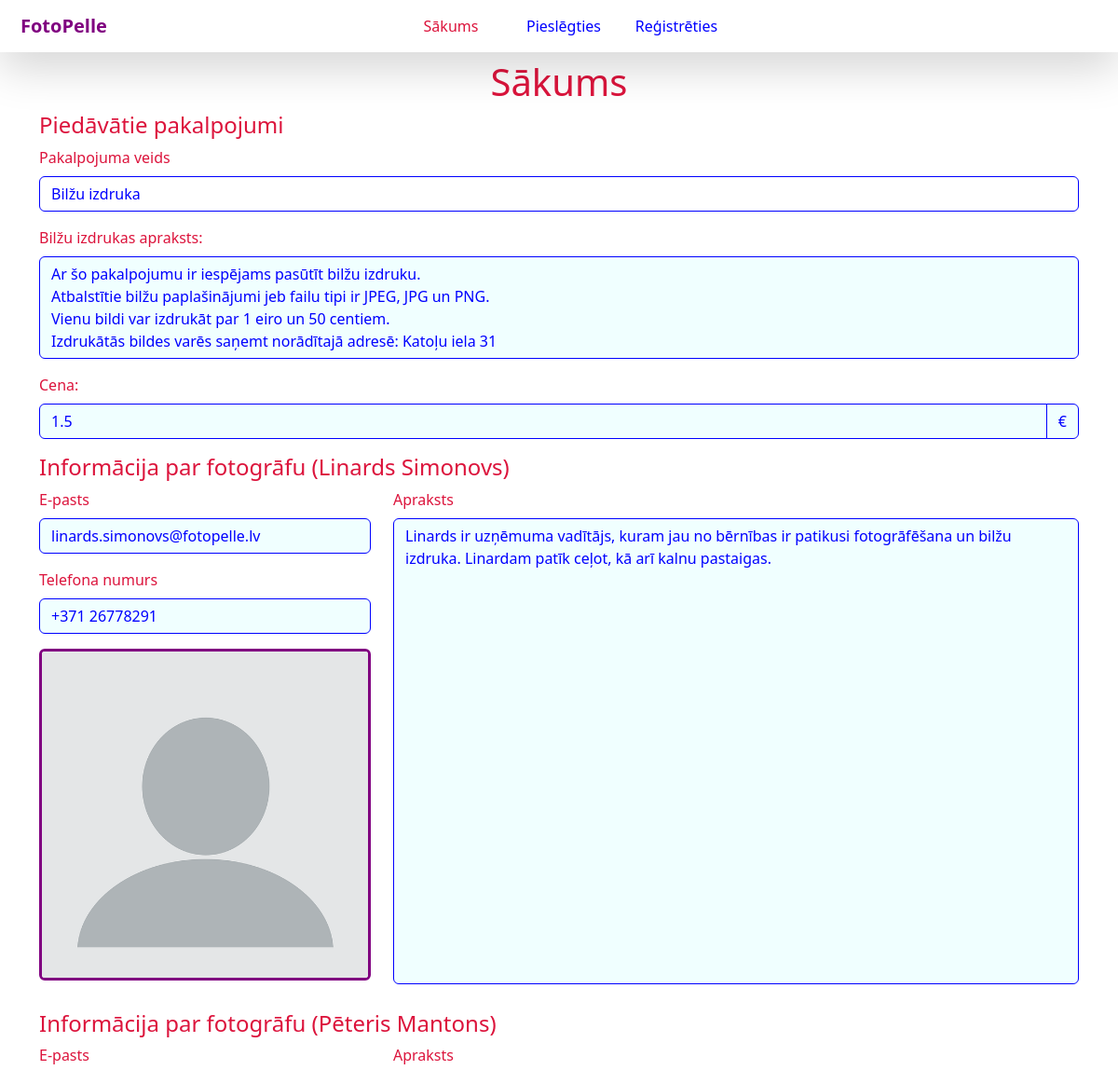
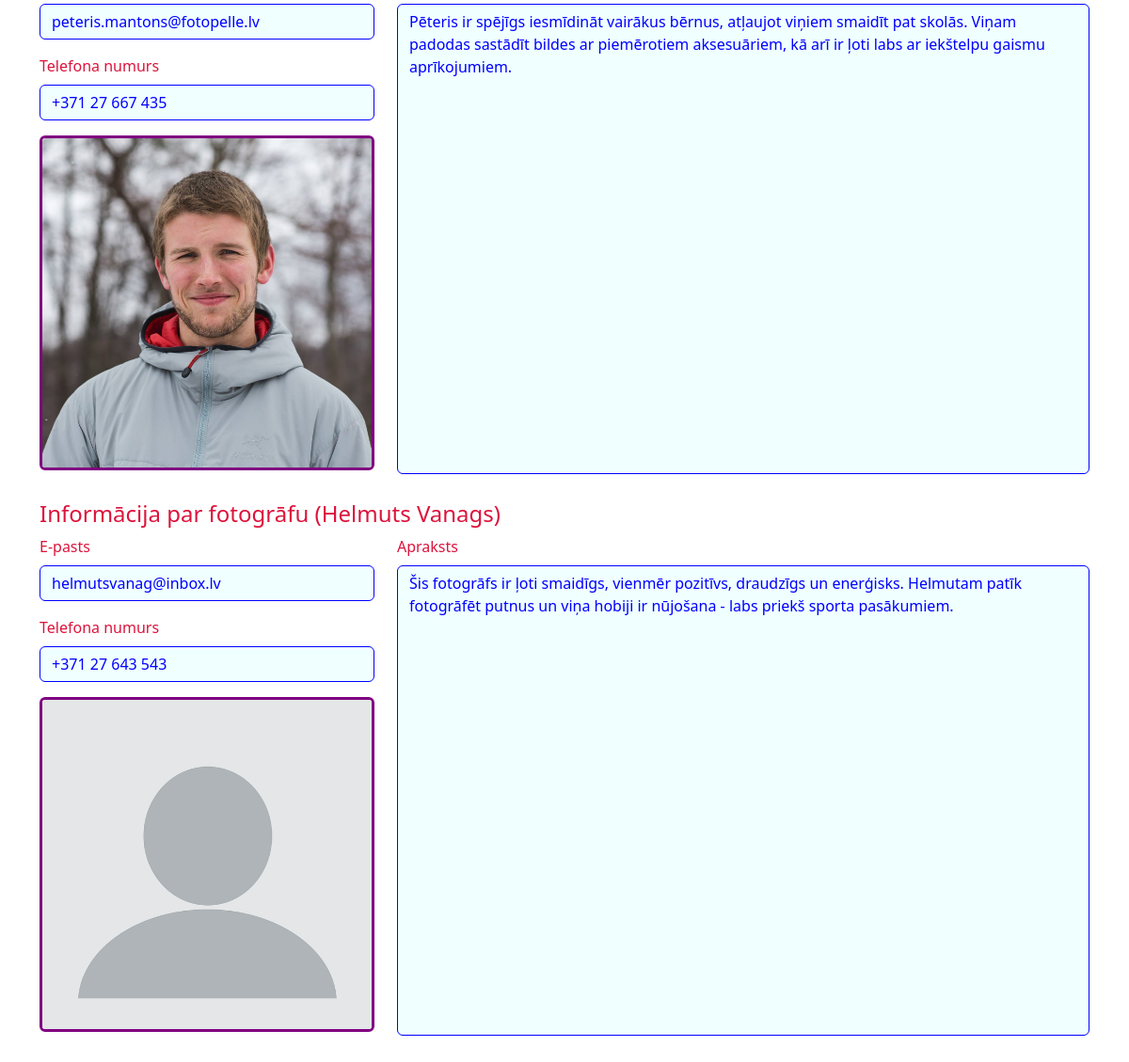
/, run on an earlier commit of the app's database (2 pictures, top to bottom).
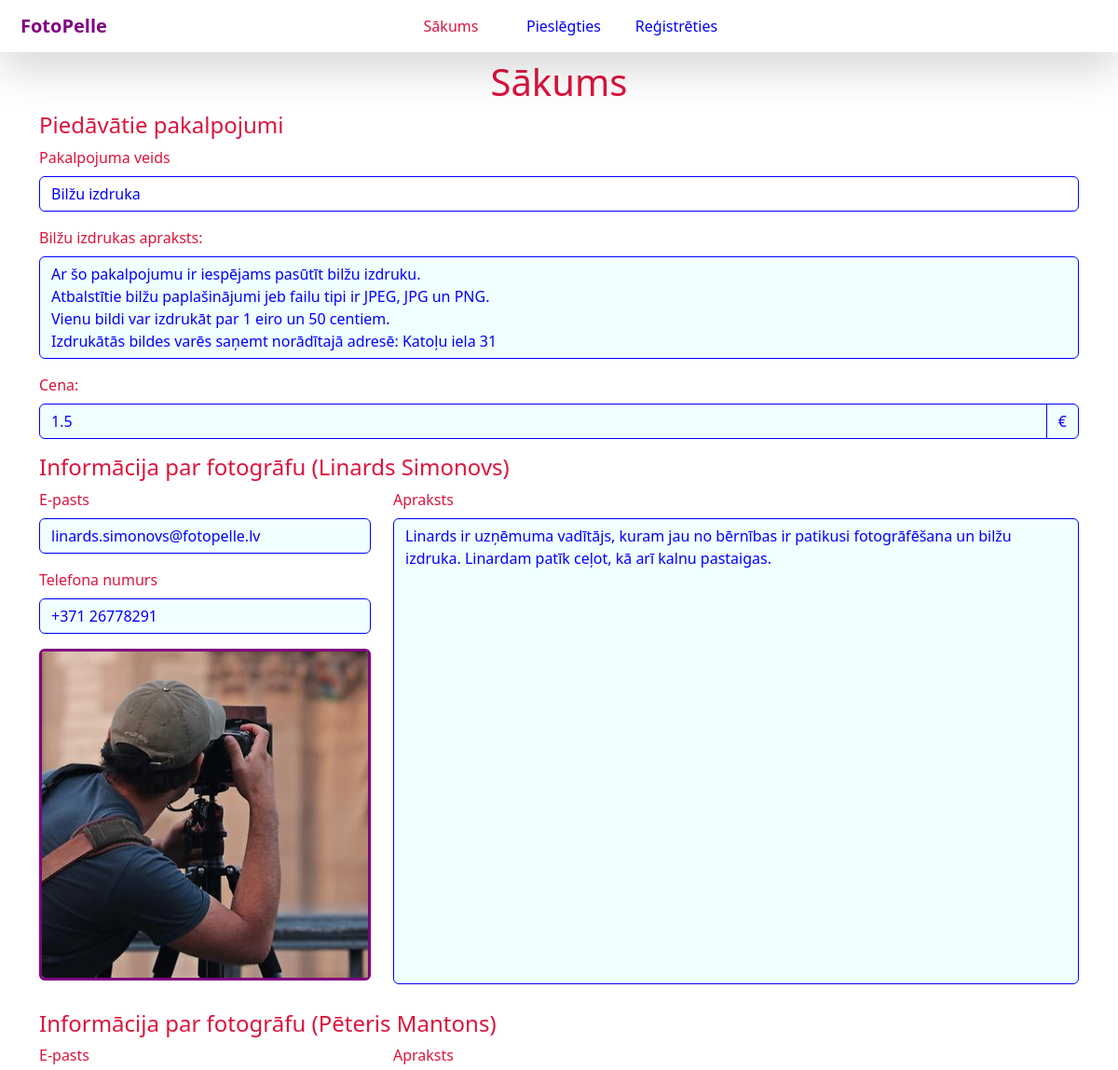
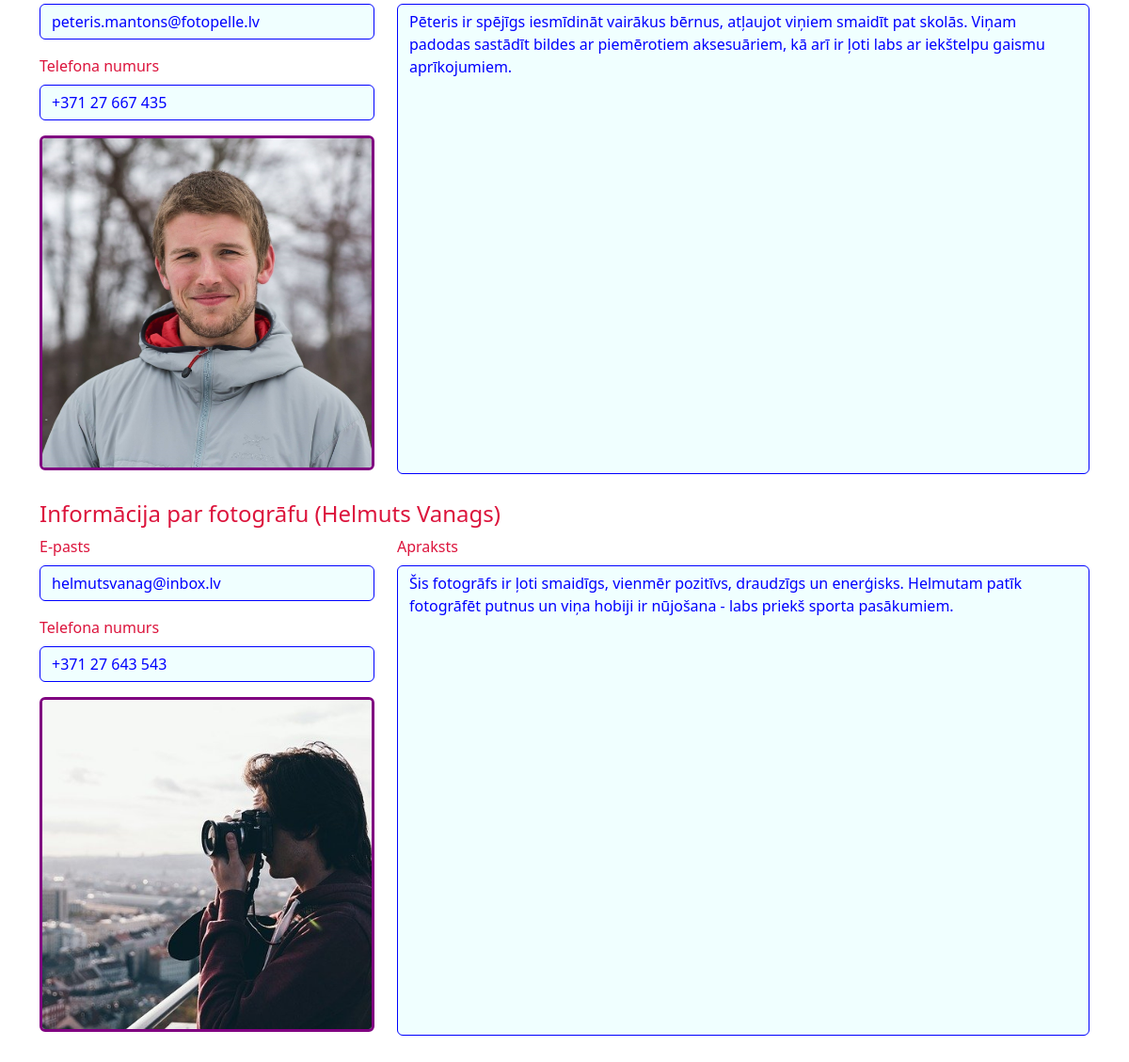
And on a later commit of the database (2 pictures, top to bottom).
### lietotaji/models.py (models this page shows, shortened)
class Fotografs(models.Model):
    lietotajs = models.OneToOneField(Lietotajs, to_field="epasts", on_delete=models.CASCADE, primary_key=True, verbose_name="lietotājs")
    apraksts = models.TextField()
    class Meta:
        verbose_name = "Fotogrāfs"
        verbose_name_plural = "Fotogrāfi"

class Lietotajs(AbstractBaseUser):
    epasts = models.EmailField(max_length=64, primary_key=True, verbose_name="e-pasts")
    USERNAME_FIELD = 'epasts'
    is_active = models.BooleanField(default=True, verbose_name="ir aktīvs")  # Var pieslēgties
    is_admin = models.BooleanField(default=False, verbose_name="ir administrators")
    is_staff = models.BooleanField(default=False, verbose_name="ir personāls")  # Piekļuve administratora vietnei
    is_superuser = models.BooleanField(default=False, verbose_name="ir superlietotājs")  # Ir visas atļaujas (tās specifiski nenorādot)
    vards = models.CharField(max_length=32, verbose_name="vārds")
    uzvards = models.CharField(max_length=32, verbose_name="uzvārds")
    telefona_numurs = models.CharField(max_length=15)
    profila_bilde = models.ImageField(default='profila_bilde/noklusējuma_profila_bilde.png',
                                      upload_to=lietotaja_profila_bildes_cels)
    objects = LietotajaParvaldnieks()
    def ir_fotografs(self):
        try:
            if Fotografs.objects.get(lietotajs=self):
                return True
        except:
            return False
    ir_fotografs.boolean = True
    class Meta:
        verbose_name = "Lietotājs"
        verbose_name_plural = "Lietotāji"

### pakalpojumi/views.py (the view)
# urls.py: path('', views.sakumlapa, name="sākumlapa"),
def sakumlapa(request):
    pakalpojumu_apraksti = PakalpojumaVeids.objects.filter()
    pakalpojumu_apraksti = serializers.serialize("json", pakalpojumu_apraksti, cls=DjangoJSONEncoder)
    fotografu_apraksti = Fotografs.objects.filter()
    return render(request, 'sakumlapa.html', {"pakalpojumu_apraksti": pakalpojumu_apraksti, "fotografu_apraksti": fotografu_apraksti})

### templates/sakumlapa.html (shortened to what this page needs)
{% extends 'pamats.html' %}
{% block body %}
    <div class="container">
        <h1>Sākums</h1>
        <h4>Piedāvātie pakalpojumi</h4>
        <div class="pakalpojuma_apraksta_grupa mb-3">
            <div class="mb-3">
                <label class="form-label">Pakalpojuma veids</label>
                <select name="pakalpojuma_veids" class="form-control" onchange="PakalpojumaApraksts();" id="id_pakalpojuma_veids"></select>
            </div>
            <div class="mb-3">
                <label class="form-label" id="pakalpojuma_apraksta_virsraksts" style="display: none;"></label>
                <textarea readonly class="form-control" id="pakalpojuma_apraksts" style="display: none; background: var(--k4);"></textarea>
            </div>
            <label class="form-label" id="pakalpojuma_cenas_virsraksts" style="display: none;"></label>
            <div class="input-group mb-3">
                <input readonly class="form-control" id="pakalpojuma_cena" style="display: none; background: var(--k4);"/>
                <span class="input-group-text naudas_zime">€</span>
            </div>
        </div>
        <div class="mb-3">
            {% for fotografa_apraksts in fotografu_apraksti %}
                <div class="mb-3 fotografa_informacijas_apskate">
                    <h4>Informācija par fotogrāfu ({{ fotografa_apraksts.lietotajs.vards }} {{ fotografa_apraksts.lietotajs.uzvards }})</h4>
                    <div class="row justify-content-md-center">
                        <div class="col-12 col-sm-12 col-lg-4">
                            <div class="mb-3">
                                <label class="form-label">E-pasts</label>
                                <input readonly value="{{ fotografa_apraksts.lietotajs.epasts }}" class="form-control" style="background: var(--k4);"/>
                            </div>
                            <div class="mb-3">
                                <label class="form-label">Telefona numurs</label>
                                <input readonly value="{{ fotografa_apraksts.lietotajs.telefona_numurs }}" class="form-control" style="background: var(--k4);"/>
                            </div>
                            <div class="md-3">
                                <div class="mb-3">
                                    <img class="img-thumbnail rounded fotografa_bilde" src="{{ fotografa_apraksts.lietotajs.profila_bilde.url }}" alt="Fotogrāfa bilde">
                                </div>
                            </div>
                        </div>
                        <div class="mb-3 col-12 col-sm-12 col-lg-8">
                            <label class="form-label">Apraksts</label>
                            <textarea readonly class="form-control" style="background: var(--k4); height: calc(100% - 28px);">{{ fotografa_apraksts.apraksts }}</textarea>
                        </div>
                    </div>
                </div>
            {% endfor %}
        </div>
    </div>
{% endblock %}

### templates/pamats.html (shortened to what this page needs)
<!DOCTYPE html>
<html lang="lv">
<head>
    <link href="https://cdn.jsdelivr.net/npm/bootstrap@5.2.0-beta1/dist/css/bootstrap.min.css" rel="stylesheet">
    {% load static %}
    <link rel="stylesheet" type="text/css" href="{% static 'css/style.css' %}">
</head>
<body>
<nav class="navbar navbar-expand-lg shadow-lg sticky-top">
    <div class="container-fluid">
        <a class="navbar-brand" href="{% url 'sākumlapa' %}" id="fotopelle">FotoPelle</a>
        <div class="collapse navbar-collapse justify-content-center" id="navigācijas_joslas_pārslēdzējs">
            <ul class="navbar-nav">
                <li class="nav-item"><a class="nav-link {% if request.path == '/' %}active{% endif %}" href="{% url 'sākumlapa' %}">Sākums</a></li>
                {% if user.is_authenticated %}
                <li class="nav-item"><a class="nav-link {% if request.path == '/pasutit/' %}active{% endif %}" href="{% url 'pasūtīt' %}">Pasūtīt</a></li>
                <li class="nav-item"><a class="nav-link {% if request.path == '/pasutijumi/' %}active{% endif %}" href="{% url 'pasūtījumi' %}">Pasūtījumi</a></li>
                <li class="nav-item"><a class="nav-link {% if request.path == '/rediget_profilu/' %}active{% endif %}" href="{% url 'rediģēt profilu' %}">Rediģēt profilu</a></li>
                <li class="nav-item"><a class="nav-link {% if request.path == '/izrakstities/' %}active{% endif %}" href="{% url 'izrakstīties' %}">Izrakstīties</a></li>
                {% else %}
                <li class="nav-item"><a class="nav-link {% if request.path == '/pieslegties/' %}active{% endif %}" href="{% url 'pieslēgties' %}">Pieslēgties</a></li>
                <li class="nav-item"><a class="nav-link {% if request.path == '/registreties/' %}active{% endif %}" href="{% url 'reģistrēties' %}">Reģistrēties</a></li>
                {% endif %}
            </ul>
        </div>
    </div>
</nav>
{% block body %}
{% endblock %}
</body>
</html>

### static/css/style.css (style rules this page uses)
:root { --k1: Crimson; --k2: Blue; --k3: Teal; --k4: Azure; --k5: Purple; --k6: CornSilk; --k7: Bisque; --k8: Snow; }
h1, label, strong, th, h4 { color: var(--k1); }
.img-thumbnail { border: 3px solid var(--k5); padding: 0; }
.naudas_zime { color: var(--k2); background: var(--k4); border: 1px solid var(--k2); }
.form-control, .form-control:focus { color: var(--k2); border-color: var(--k2); box-shadow: none; }
.form-control[readonly] { background: white; cursor: unset; }
.navbar-nav .nav-link.active { color: var(--k1); }
.navbar { background: white; }
.navbar a { border-radius: 4px; }
.navbar-brand { text-align: left; margin: 0; padding: 0; padding-left: 10px; color: var(--k5); font-weight: bold; z-index: 1; }
#navigācijas_joslas_pārslēdzējs { padding-right: 0; padding-left: 0; }
@media (min-width: 992px) { .nav-link { text-align: center; width: 121px; } }
.nav-link { color: var(--k2); }
h1 { text-align: center; margin-top: 8px; }
textarea { resize: none; }
.fotografa_bilde { object-fit: cover; aspect-ratio: 1 / 1; cursor: pointer; }

What changed in the data, as far as the page shows it:
changed through a linked row, Fotografs "Linards": lietotajs.profila_bilde: a different picture
changed through a linked row, Fotografs "Helmuts": lietotajs.profila_bilde: a different picture
